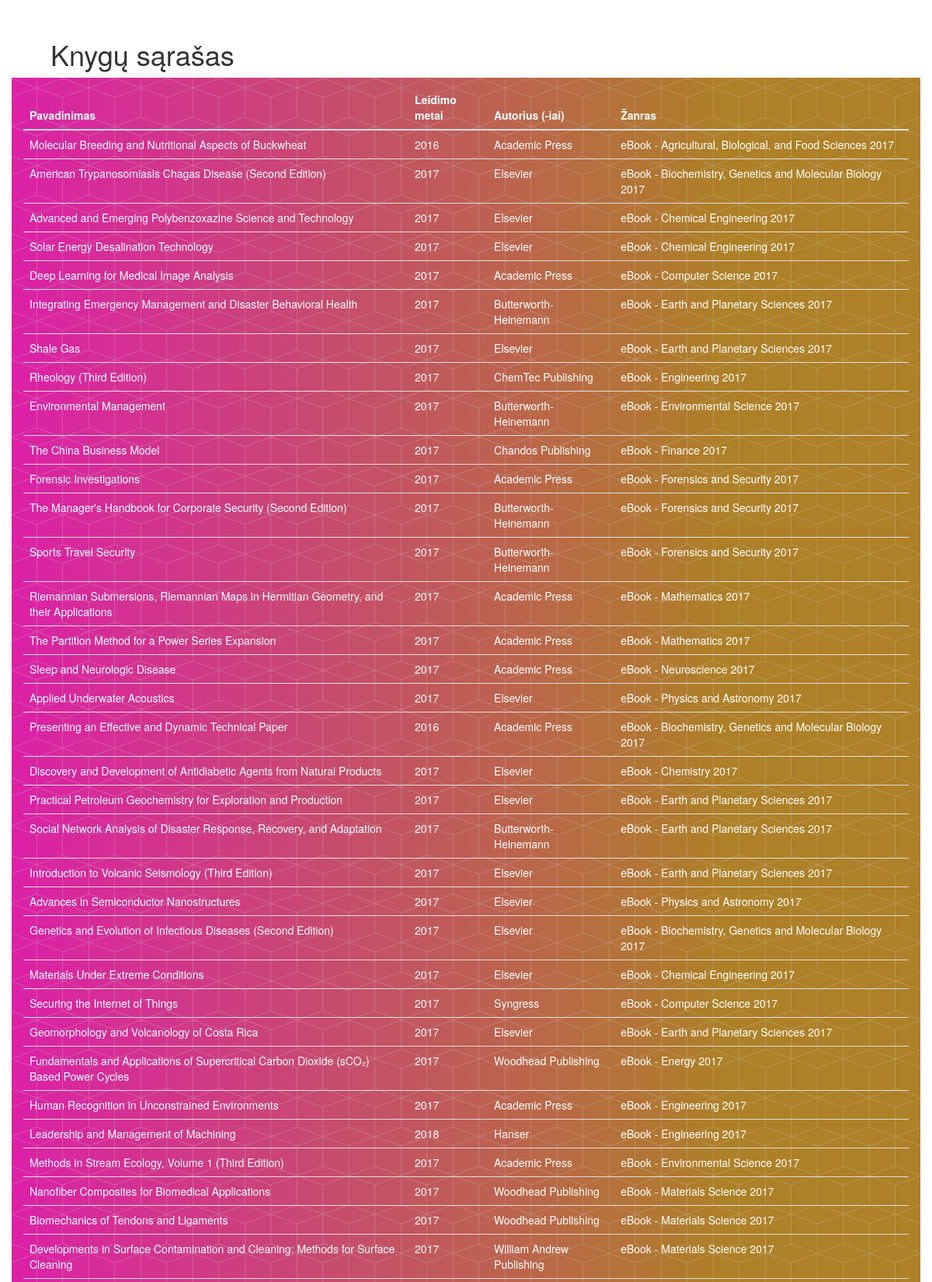
The page / (upper part) on the database its author committed.
### tables this page shows
CREATE TABLE `books` (
  `pavadinimas` varchar(87) DEFAULT NULL,
  `autorius` varchar(25) DEFAULT NULL,
  `leidimo_metai` int(4) DEFAULT NULL,
  `zanras` varchar(64) DEFAULT NULL,
  `id` int(10) UNSIGNED NOT NULL
);

### Index.php (the view, shortened to what this page needs)
<!DOCTYPE html>
<html>
<head>
	<link rel="stylesheet" href="https://maxcdn.bootstrapcdn.com/bootstrap/3.3.7/css/bootstrap.min.css">
	<link rel="stylesheet" href="https://maxcdn.bootstrapcdn.com/bootstrap/3.3.7/css/bootstrap-theme.min.css">
	<link href="css.css" rel="stylesheet">
	<link rel="stylesheet" type="text/css" href="https://cdn.datatables.net/r/bs-3.3.5/jq-2.1.4,dt-1.10.8/datatables.min.css"/>
</head>
	<header>
		<h1>Knygų sąrašas</h1>
	</header>
<div class="container table_color">
<body>
	<table id="table" class="display" cellspacing="0" width="100%">
		<thead >
			<tr>
				<th>Pavadinimas</th>
				<th>Leidimo metai</th>
				<th>Autorius (-iai)</th>
				<th>Žanras</th>
			</tr>
		</thead>
		<tbody>
			<?php
			$conn = mysqli_connect("localhost", "root", "", "NFQ");
			$sql = "SELECT * FROM books";
			$result = mysqli_query($conn, $sql);
			                    if (mysqli_num_rows($result) > 0) {
			                      while($row = mysqli_fetch_assoc($result)){
			                      	echo '<tr id="'.$row["id"].'">' ."<td>" . $row["pavadinimas"] . "</td>" . "<td>" . $row["leidimo_metai"] . "</td>" . "<td>" . $row["autorius"]. " </td>" . "<td>" . $row["zanras"]. " </td></tr> ";
			                    }
			                }
			?>
		</tbody>
	</table>
</div>
</body>
</html>

### css.css (style rules this page uses)
.table_color { padding-top: 10px; background: url(../bg-pattern.png), #7b4397; background: url(../bg-pattern.png), -webkit-linear-gradient(to left, #7b4397, #dc2430); background: url(../bg-pattern.png), linear-gradient(to left, #ae8027 21.85%, #dc20a8); color: #fff; }
header h1 { padding-top: 30px; padding-left: 65px; }

### rows shown on the page
books: pavadinimas "Molecular Breeding and Nutritional Aspects of Buckwheat", leidimo_metai "2016", autorius "Academic Press", zanras "eBook - Agricultural, Biological, and Food Sciences 2017"
books: pavadinimas "American Trypanosomiasis Chagas Disease (Second Edition)", leidimo_metai "2017", autorius "Elsevier", zanras "eBook - Biochemistry, Genetics and Molecular Biology 2017"
books: pavadinimas "Advanced and Emerging Polybenzoxazine Science and Technology", leidimo_metai "2017", autorius "Elsevier", zanras "eBook - Chemical Engineering 2017"
books: pavadinimas "Solar Energy Desalination Technology", leidimo_metai "2017", autorius "Elsevier", zanras "eBook - Chemical Engineering 2017"
books: pavadinimas "Deep Learning for Medical Image Analysis", leidimo_metai "2017", autorius "Academic Press", zanras "eBook - Computer Science 2017"
books: pavadinimas "Integrating Emergency Management and Disaster Behavioral Health", leidimo_metai "2017", autorius "Butterworth-Heinemann", zanras "eBook - Earth and Planetary Sciences 2017"
books: pavadinimas "Shale Gas", leidimo_metai "2017", autorius "Elsevier", zanras "eBook - Earth and Planetary Sciences 2017"
books: pavadinimas "Rheology (Third Edition)", leidimo_metai "2017", autorius "ChemTec Publishing", zanras "eBook - Engineering 2017"
books: pavadinimas "Environmental Management", leidimo_metai "2017", autorius "Butterworth-Heinemann", zanras "eBook - Environmental Science 2017"
books: pavadinimas "The China Business Model", leidimo_metai "2017", autorius "Chandos Publishing", zanras "eBook - Finance 2017"
books: pavadinimas "Forensic Investigations", leidimo_metai "2017", autorius "Academic Press", zanras "eBook - Forensics and Security 2017"
books: pavadinimas "The Manager's Handbook for Corporate Security (Second Edition)", leidimo_metai "2017", autorius "Butterworth-Heinemann", zanras "eBook - Forensics and Security 2017"
books: pavadinimas "Sports Travel Security", leidimo_metai "2017", autorius "Butterworth-Heinemann", zanras "eBook - Forensics and Security 2017"
books: pavadinimas "Riemannian Submersions, Riemannian Maps in Hermitian Geometry, and their Applications", leidimo_metai "2017", autorius "Academic Press", zanras "eBook - Mathematics 2017"
books: pavadinimas "The Partition Method for a Power Series Expansion", leidimo_metai "2017", autorius "Academic Press", zanras "eBook - Mathematics 2017"
books: pavadinimas "Sleep and Neurologic Disease", leidimo_metai "2017", autorius "Academic Press", zanras "eBook - Neuroscience 2017"
books: pavadinimas "Applied Underwater Acoustics", leidimo_metai "2017", autorius "Elsevier", zanras "eBook - Physics and Astronomy 2017"
books: pavadinimas "Presenting an Effective and Dynamic Technical Paper", leidimo_metai "2016", autorius "Academic Press", zanras "eBook - Biochemistry, Genetics and Molecular Biology 2017"
books: pavadinimas "Discovery and Development of Antidiabetic Agents from Natural Products", leidimo_metai "2017", autorius "Elsevier", zanras "eBook - Chemistry 2017"
books: pavadinimas "Practical Petroleum Geochemistry for Exploration and Production", leidimo_metai "2017", autorius "Elsevier", zanras "eBook - Earth and Planetary Sciences 2017"
books: pavadinimas "Social Network Analysis of Disaster Response, Recovery, and Adaptation", leidimo_metai "2017", autorius "Butterworth-Heinemann", zanras "eBook - Earth and Planetary Sciences 2017"
books: pavadinimas "Introduction to Volcanic Seismology (Third Edition)", leidimo_metai "2017", autorius "Elsevier", zanras "eBook - Earth and Planetary Sciences 2017"
books: pavadinimas "Advances in Semiconductor Nanostructures", leidimo_metai "2017", autorius "Elsevier", zanras "eBook - Physics and Astronomy 2017"
books: pavadinimas "Genetics and Evolution of Infectious Diseases (Second Edition)", leidimo_metai "2017", autorius "Elsevier", zanras "eBook - Biochemistry, Genetics and Molecular Biology 2017"
books: pavadinimas "Materials Under Extreme Conditions", leidimo_metai "2017", autorius "Elsevier", zanras "eBook - Chemical Engineering 2017"
books: pavadinimas "Securing the Internet of Things", leidimo_metai "2017", autorius "Syngress", zanras "eBook - Computer Science 2017"
books: pavadinimas "Geomorphology and Volcanology of Costa Rica", leidimo_metai "2017", autorius "Elsevier", zanras "eBook - Earth and Planetary Sciences 2017"
books: pavadinimas "Fundamentals and Applications of Supercritical Carbon Dioxide (sCO₂) Based Power Cycles", leidimo_metai "2017", autorius "Woodhead Publishing", zanras "eBook - Energy 2017"
books: pavadinimas "Human Recognition in Unconstrained Environments", leidimo_metai "2017", autorius "Academic Press", zanras "eBook - Engineering 2017"
books: pavadinimas "Leadership and Management of Machining", leidimo_metai "2018", autorius "Hanser", zanras "eBook - Engineering 2017"
books: pavadinimas "Methods in Stream Ecology, Volume 1 (Third Edition)", leidimo_metai "2017", autorius "Academic Press", zanras "eBook - Environmental Science 2017"
books: pavadinimas "Nanofiber Composites for Biomedical Applications", leidimo_metai "2017", autorius "Woodhead Publishing", zanras "eBook - Materials Science 2017"
books: pavadinimas "Biomechanics of Tendons and Ligaments", leidimo_metai "2017", autorius "Woodhead Publishing", zanras "eBook - Materials Science 2017"
books: pavadinimas "Developments in Surface Contamination and Cleaning: Methods for Surface Cleaning", leidimo_metai "2017", autorius "William Andrew Publishing", zanras "eBook - Materials Science 2017"
